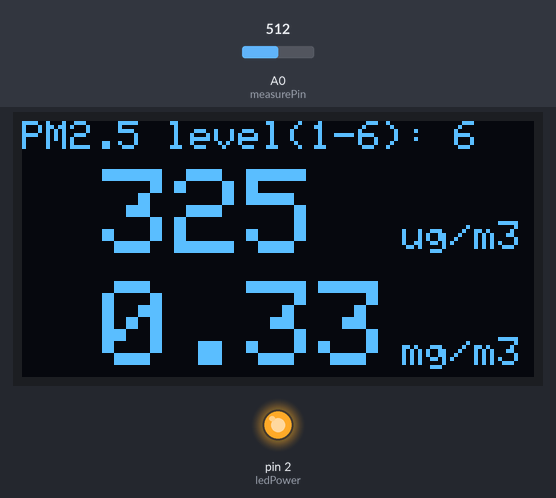
The sketch below on a simulated Arduino Uno, built with avr-gcc and run on an emulated ATmega328P. Parts: 128×64 one-colour display, output pins drawn as LEDs (lit = HIGH). Inputs (shaded band) come from the test bench; at power-on: A0 (measurePin) = 512. What the sketch prints to the serial monitor is not drawn.

Above: at 1.8 s.
1.9 s: A0 (measurePin) set to 521
At 4.3 s:
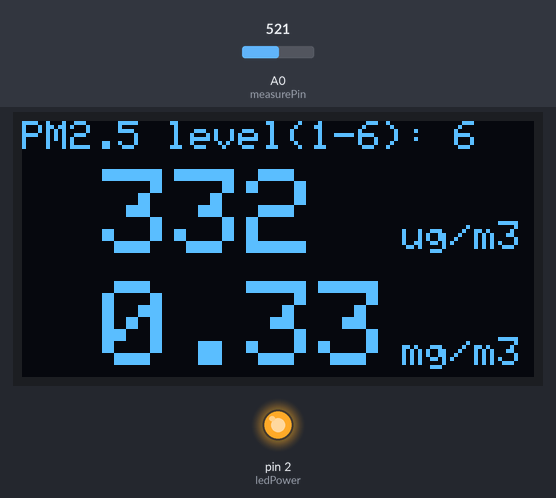
4.6 s: A0 (measurePin) set to 511
At 7.4 s:
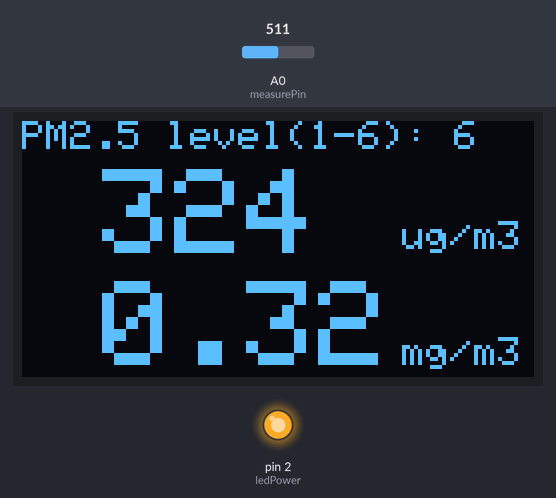
7.7 s: A0 (measurePin) set to 306
At 12.6 s:
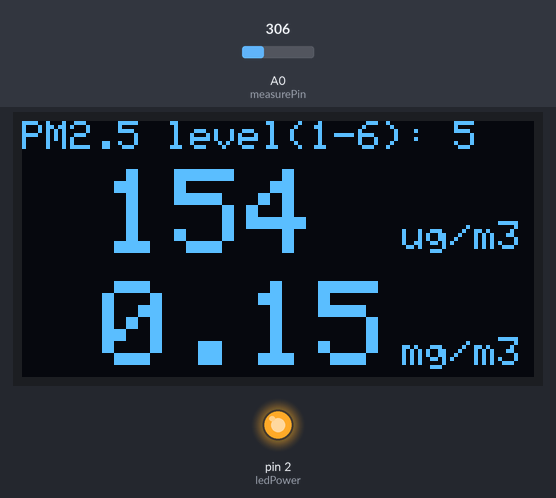
Timing chart, 0 to 14.1 s (numbered marks = the images above; inputs shaded):
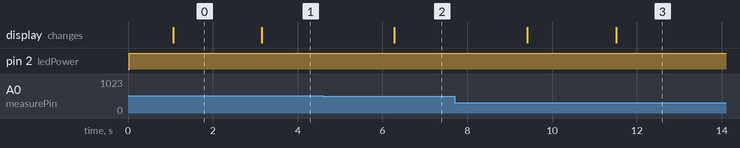

The sketch:

dust_sensor_ssd1306_spi_serial.ino
```cpp
#include <SPI.h>
#include <Wire.h>
#include <Adafruit_GFX.h>
#include <Adafruit_SSD1306.h>

// If using software SPI (the default case):
#define OLED_MOSI   9
#define OLED_CLK   10
#define OLED_DC    11
#define OLED_CS    12
#define OLED_RESET 13
Adafruit_SSD1306 display(OLED_MOSI, OLED_CLK, OLED_DC, OLED_RESET, OLED_CS);

/* Uncomment this block to use hardware SPI
 #define OLED_DC     6
 #define OLED_CS     7
 #define OLED_RESET  8
 Adafruit_SSD1306 display(OLED_DC, OLED_RESET, OLED_CS);
 */

#if (SSD1306_LCDHEIGHT != 64)
#error("Height incorrect, please fix Adafruit_SSD1306.h!");
#endif

// dust sensor
int measurePin = 0; //Connect dust sensor to Arduino A0 pin
int ledPower = 2;   //Connect 3 led driver pins of dust sensor to Arduino D2

int samplingTime = 280;
int deltaTime = 40;
int sleepTime = 9680;

float voMeasured = 0;
float calcVoltage = 0;
float dustDensity = 0;
// end of dust sensor

void setup() {
  Serial.begin(9600);
  pinMode(ledPower,OUTPUT);

  // by default, we'll generate the high voltage from the 3.3v line internally! (neat!)
  display.begin(SSD1306_SWITCHCAPVCC);
  // init done

  // Show image buffer on the display hardware.
  // Since the buffer is intialized with an Adafruit splashscreen
  // internally, this will display the splashscreen.
  // display.display();
  // delay(2000);

  // Clear the buffer.
  display.clearDisplay();

  // text display tests
  //  display.setTextSize(1);
  //  display.setTextColor(WHITE);
  //  display.setCursor(0,0);
  //  display.println("Hello, world!");
  //  display.setTextColor(BLACK, WHITE); // 'inverted' text
  //  display.println(3.141592);
  //  display.setTextSize(2);
  //  display.setTextColor(WHITE);
  //  display.print("0x");
  //  display.println(0xDEADBEEF, HEX);
  //  display.display();
  //  delay(2000);
}

int pages = 0;
const int SIZE = 10;
const int DATA_PARTS = 8;
void loop() {
  float dustDensity = sampling();

  if (pages % SIZE < DATA_PARTS) {
    drawData(dustDensity);
  }
  else {
    drawText();
  }
  pages ++;
  if (pages >= SIZE) {
    pages = 0;
  }
}

void drawText() {
  display.clearDisplay();
  display.setTextColor(WHITE);

  display.setTextSize(1);
  display.setCursor(0,0);
  display.println("PM2.5 levels:");
  display.println();

  display.println("Good  :   0-35 ug/m3");
  display.println("OK    :  35-75 ug/m3");
  display.println("Light :  7-115 ug/m3");
  display.println("Middle:115-150 ug/m3");
  display.println("Severe:150-250 ug/m3");
  display.println("Serious: > 250 ug/m3");

  display.display();
}
void drawData(float dustDensity) {
  if (dustDensity < 0) {
    dustDensity = 0;
  }

  display.clearDisplay();
  display.setTextColor(WHITE);

  display.setTextSize(1);
  display.setCursor(0,0);
  display.print("PM2.5 level(1-6): ");
  int ug = dustDensity * 1000;
  int level = 0;
  if (ug < 35) {
    level = 1;
  }
  else if (ug < 75) {
    level = 2;
  }
  else if (ug < 115) {
    level = 3;
  }
  else if (ug < 150) {
    level = 4;
  }
  else if (ug < 250) {
    level = 5;
  }
  else {
    level = 6;
  }
  display.print(level);

  display.setTextSize(3);
  display.setCursor(20,12);
  display.print(ug);

  display.setTextSize(1);
  display.setCursor(95,25);
  display.print("ug/m3");

  display.setTextSize(3);
  display.setCursor(20,40);
  display.print(dustDensity);

  display.setTextSize(1);
  display.setCursor(95,54);
  display.print("mg/m3");

  display.display();
}
float sampling(){
  digitalWrite(ledPower,LOW); // power on the LED
  delayMicroseconds(samplingTime);

  voMeasured = analogRead(measurePin); // read the dust value

  delayMicroseconds(deltaTime);
  digitalWrite(ledPower,HIGH); // turn the LED off
  delayMicroseconds(sleepTime);

  // 0 - 5V mapped to 0 - 1023 integer values
  // recover voltage
  calcVoltage = voMeasured * (5.0 / 1024.0);

  // linear eqaution taken from http://www.howmuchsnow.com/arduino/airquality/
  // Chris Nafis (c) 2012
  dustDensity = 0.17 * calcVoltage - 0.1;

  // Serial.print("Raw Signal Value (0-1023): ");
  // Serial.print(voMeasured);

  // Serial.print(" - Voltage: ");
  // Serial.print(calcVoltage);

  // Serial.print(" - Dust Density: ");
  // Serial.print(dustDensity); // unit: mg/m3
  // Serial.print(" mg/m3, "); // unit: mg/m3

  // Serial.print(int(ret)); // unit: mg/m3
  // Serial.println(" ug/m3"); // unit: mg/m3
  Serial.println(dustDensity * 1000.0); // unit: mg/m3
  delay(1000);
  return dustDensity;
}
```

Measured:
- the behaviour switches between 513 and 514 on A0 (measurePin) (found by bisection; images 0 and 1)
- after the input at 1.9 s, the display: changes after 1.3 s (image 1)
- after the input at 4.6 s, the display: changes after 1.7 s (image 2)
- after the input at 7.7 s, the display: first differs from a run without the input after 3.8 s (image 3)
